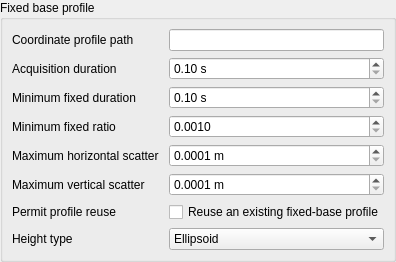
            <widget class="QGroupBox" name="QGroupBox21">
             <property name="title">
              <string>Fixed base profile</string>
             </property>
             <layout class="QFormLayout" name="QFormLayout20">
              <property name="leftMargin">
               <number>9</number>
              </property>
              <property name="topMargin">
               <number>9</number>
              </property>
              <property name="rightMargin">
               <number>9</number>
              </property>
              <property name="bottomMargin">
               <number>9</number>
              </property>
              <property name="fieldGrowthPolicy">
               <enum>QFormLayout::AllNonFixedFieldsGrow</enum>
              </property>
              <property name="horizontalSpacing">
               <number>10</number>
              </property>
              <property name="verticalSpacing">
               <number>6</number>
              </property>
              <item row="0" column="0">
               <widget class="QLabel" name="QLabel6_21">
                <property name="text">
                 <string>Coordinate profile path</string>
                </property>
                <property name="wordWrap">
                 <bool>false</bool>
                </property>
               </widget>
              </item>
              <item row="0" column="1">
               <widget class="QLineEdit" name="gnss_fixed_coordinate_profile_path">
                <property name="settingsKey" stdset="0">
                 <string>gnss_fixed_coordinate_profile_path</string>
                </property>
                <property name="placeholderText">
                 <string />
                </property>
               </widget>
              </item>
              <item row="1" column="0">
               <widget class="QLabel" name="QLabel6_22">
                <property name="text">
                 <string>Acquisition duration</string>
                </property>
                <property name="wordWrap">
                 <bool>false</bool>
                </property>
               </widget>
              </item>
              <item row="1" column="1">
               <widget class="QDoubleSpinBox" name="gnss_fixed_acquisition_duration_s">
                <property name="settingsKey" stdset="0">
                 <string>gnss_fixed_acquisition_duration_s</string>
                </property>
                <property name="decimals">
                 <number>2</number>
                </property>
                <property name="minimum">
                 <double>0.1</double>
                </property>
                <property name="maximum">
                 <double>86400.0</double>
                </property>
                <property name="singleStep">
                 <double>1.0</double>
                </property>
                <property name="suffix">
                 <string> s</string>
                </property>
               </widget>
              </item>
              <item row="2" column="0">
               <widget class="QLabel" name="QLabel6_23">
                <property name="text">
                 <string>Minimum fixed duration</string>
                </property>
                <property name="wordWrap">
                 <bool>false</bool>
                </property>
               </widget>
              </item>
              <item row="2" column="1">
               <widget class="QDoubleSpinBox" name="gnss_fixed_minimum_fixed_duration_s">
                <property name="settingsKey" stdset="0">
                 <string>gnss_fixed_minimum_fixed_duration_s</string>
                </property>
                <property name="decimals">
                 <number>2</number>
                </property>
                <property name="minimum">
                 <double>0.1</double>
                </property>
                <property name="maximum">
                 <double>86400.0</double>
                </property>
                <property name="singleStep">
                 <double>1.0</double>
                </property>
                <property name="suffix">
                 <string> s</string>
                </property>
               </widget>
              </item>
              <item row="3" column="0">
               <widget class="QLabel" name="QLabel6_24">
                <property name="text">
                 <string>Minimum fixed ratio</string>
                </property>
                <property name="wordWrap">
                 <bool>false</bool>
                </property>
               </widget>
              </item>
              <item row="3" column="1">
               <widget class="QDoubleSpinBox" name="gnss_fixed_minimum_fixed_ratio">
                <property name="settingsKey" stdset="0">
                 <string>gnss_fixed_minimum_fixed_ratio</string>
                </property>
                <property name="decimals">
                 <number>4</number>
                </property>
                <property name="minimum">
                 <double>0.001</double>
                </property>
                <property name="maximum">
                 <double>1.0</double>
                </property>
                <property name="singleStep">
                 <double>1.0</double>
                </property>
                <property name="suffix">
                 <string />
                </property>
               </widget>
              </item>
              <item row="4" column="0">
               <widget class="QLabel" name="QLabel6_25">
                <property name="text">
                 <string>Maximum horizontal scatter</string>
                </property>
                <property name="wordWrap">
                 <bool>false</bool>
                </property>
               </widget>
              </item>
              <item row="4" column="1">
               <widget class="QDoubleSpinBox" name="gnss_fixed_max_horizontal_scatter_m">
                <property name="settingsKey" stdset="0">
                 <string>gnss_fixed_max_horizontal_scatter_m</string>
                </property>
                <property name="decimals">
                 <number>4</number>
                </property>
                <property name="minimum">
                 <double>0.0001</double>
                </property>
                <property name="maximum">
                 <double>1000.0</double>
                </property>
                <property name="singleStep">
                 <double>1.0</double>
                </property>
                <property name="suffix">
                 <string> m</string>
                </property>
               </widget>
              </item>
              <item row="5" column="0">
               <widget class="QLabel" name="QLabel6_26">
                <property name="text">
                 <string>Maximum vertical scatter</string>
                </property>
                <property name="wordWrap">
                 <bool>false</bool>
                </property>
               </widget>
              </item>
              <item row="5" column="1">
               <widget class="QDoubleSpinBox" name="gnss_fixed_max_vertical_scatter_m">
                <property name="settingsKey" stdset="0">
                 <string>gnss_fixed_max_vertical_scatter_m</string>
                </property>
                <property name="decimals">
                 <number>4</number>
                </property>
                <property name="minimum">
                 <double>0.0001</double>
                </property>
                <property name="maximum">
                 <double>1000.0</double>
                </property>
                <property name="singleStep">
                 <double>1.0</double>
                </property>
                <property name="suffix">
                 <string> m</string>
                </property>
               </widget>
              </item>
              <item row="6" column="0">
               <widget class="QLabel" name="QLabel6_27">
                <property name="text">
                 <string>Permit profile reuse</string>
                </property>
                <property name="wordWrap">
                 <bool>false</bool>
                </property>
               </widget>
              </item>
              <item row="6" column="1">
               <widget class="QCheckBox" name="gnss_fixed_permit_profile_reuse">
                <property name="settingsKey" stdset="0">
                 <string>gnss_fixed_permit_profile_reuse</string>
                </property>
                <property name="text">
                 <string>Reuse an existing fixed-base profile</string>
                </property>
               </widget>
              </item>
              <item row="7" column="0">
               <widget class="QLabel" name="QLabel6_28">
                <property name="text">
                 <string>Height type</string>
                </property>
                <property name="wordWrap">
                 <bool>false</bool>
                </property>
               </widget>
              </item>
              <item row="7" column="1">
               <widget class="QComboBox" name="gnss_fixed_height_type">
                <property name="settingsKey" stdset="0">
                 <string>gnss_fixed_height_type</string>
                </property>
                <property name="optionValues" stdset="0">
                 <string>["ELLIPSOID", "MSL", "UNKNOWN"]</string>
                </property>
                <item>
                 <property name="text">
                  <string>Ellipsoid</string>
                 </property>
                </item>
                <item>
                 <property name="text">
                  <string>MSL</string>
                 </property>
                </item>
                <item>
                 <property name="text">
                  <string>Unknown</string>
                 </property>
                </item>
               </widget>
              </item>
             </layout>
            </widget>
